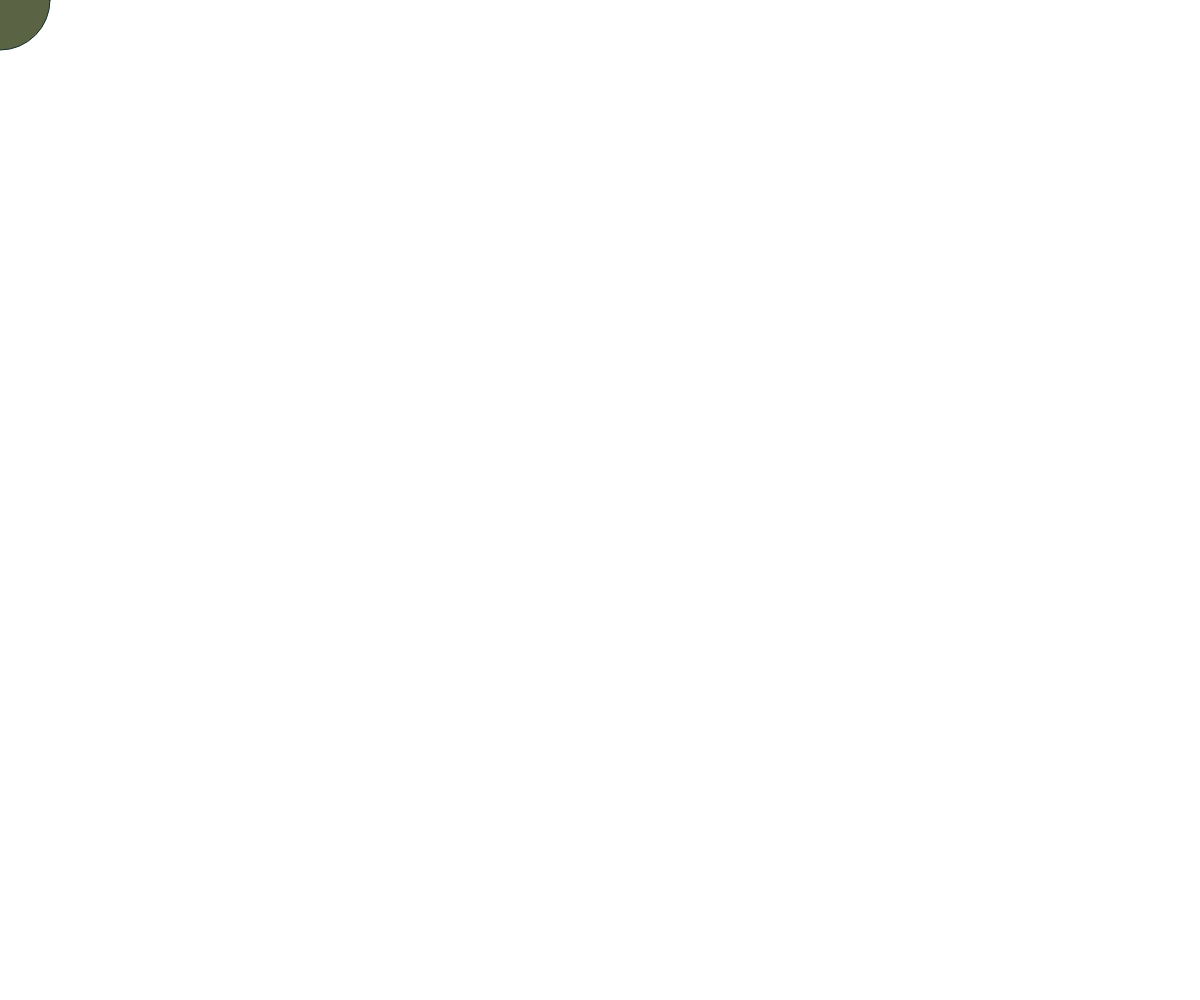
Frame 1 (no input)
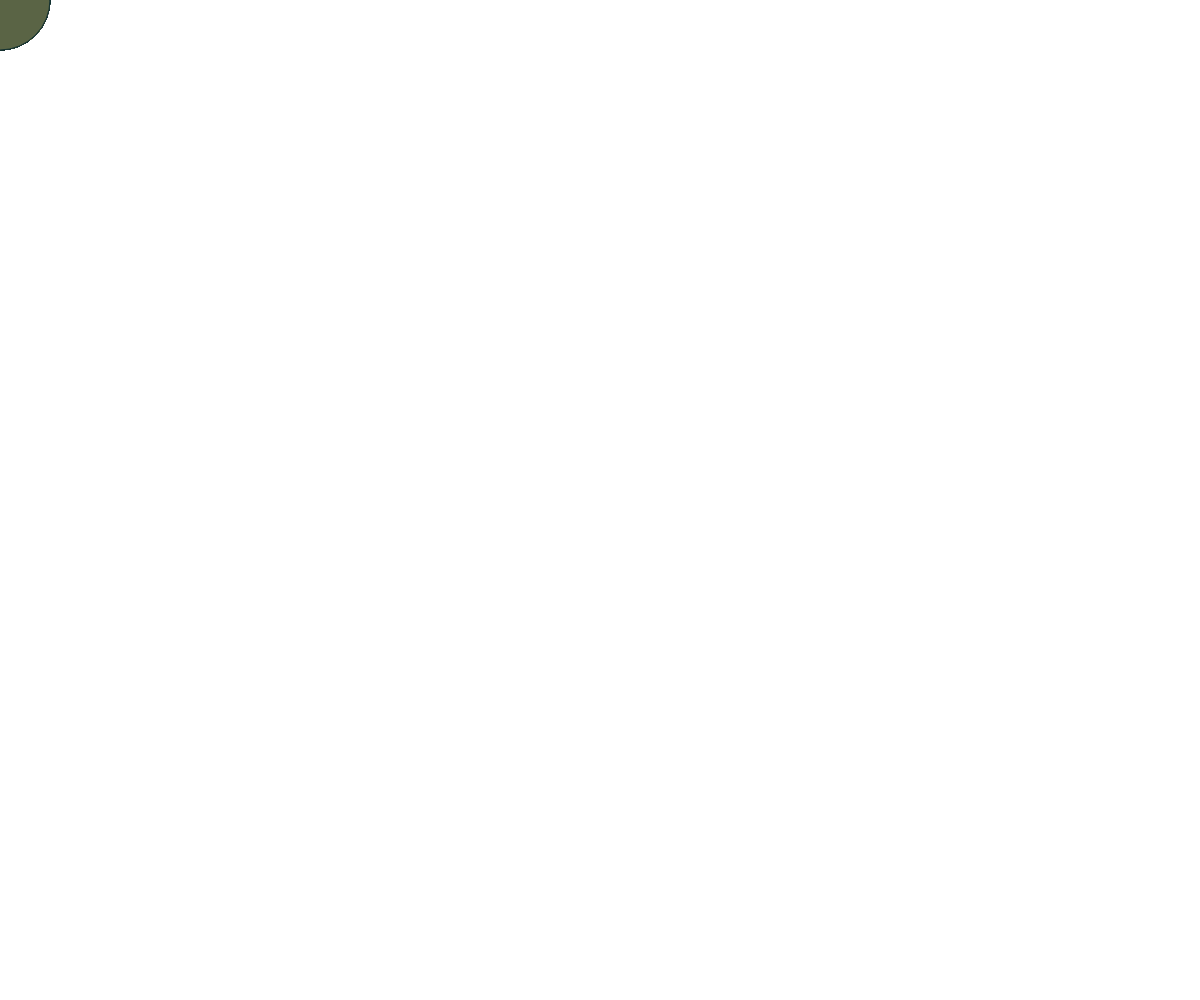
Frame 60 (no input)
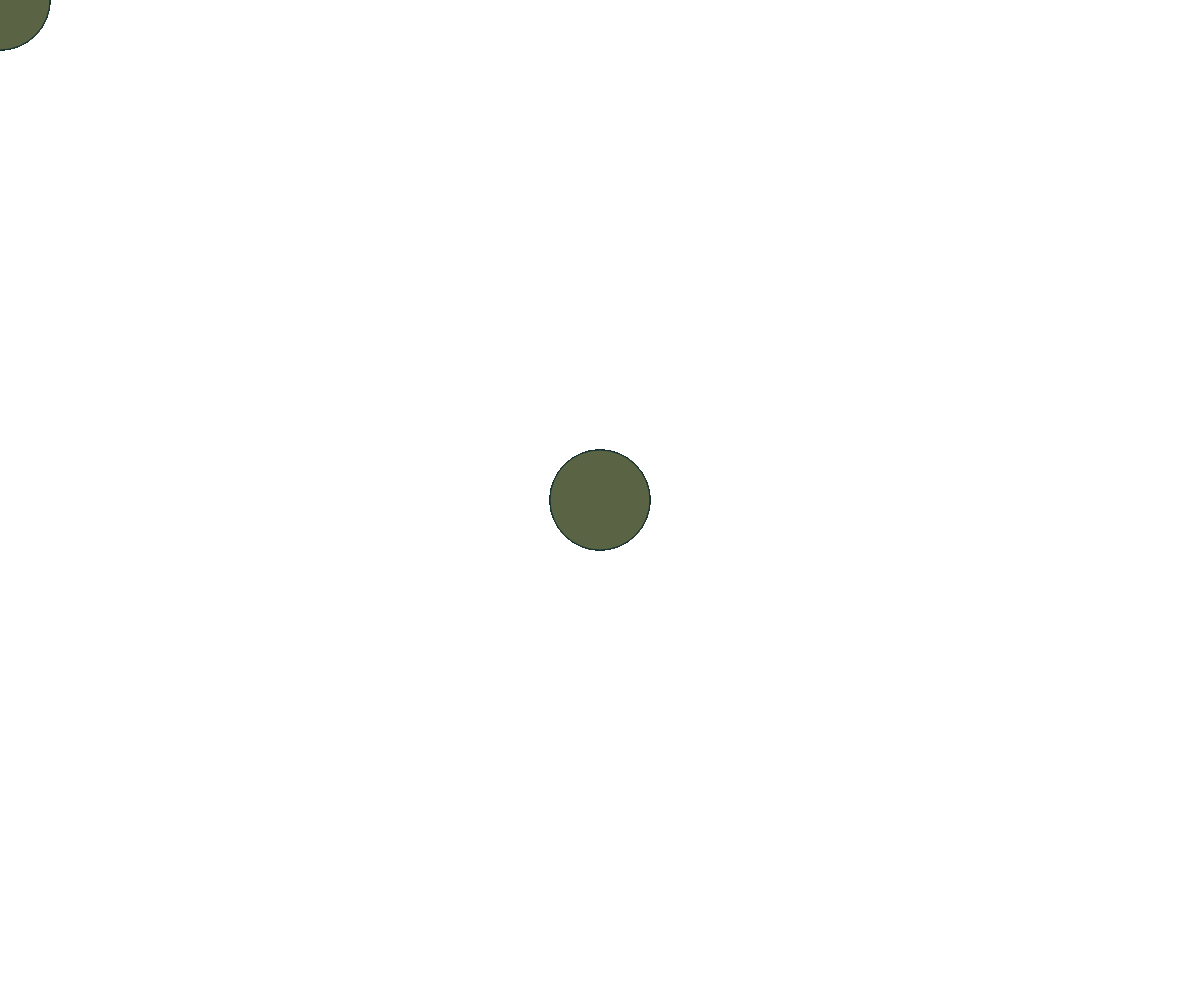
Frame 120 (the mouse pressed at the canvas centre since frame 60)

The p5.js sketch that drew these frames (run headless with seeded random() and noise() and a simulated clock; from frame 60 on, the mouse is pressed at the canvas centre):

// p5.js sketch
// ── sketch.js

function setup() {
	// make canvas full screen
	createCanvas(windowWidth, windowHeight);

}


function draw() {
	// adding clear() to the draw loop will clear each frame, erasing object trails
	// clear();

	fill (90, 100, 69)
	stroke (20, 50, 50)
	ellipse(mouseX, mouseY, 100);
}

// ── main.css
body {
  margin: 0;
  padding: 0;
  font-family: "Lucida Console", Monaco, monospace;
  line-height: 1.5;
  text-align: center;
}

/* sets canvas to be aligned to top right of screen
position absolute will stop it from scrolling */
canvas {
  margin: auto;
  top: 0;
  left: 0;
  position: absolute;
  /* uncomment next line to position the canvas BEHIND the HTML */
  z-index: -1;
}
